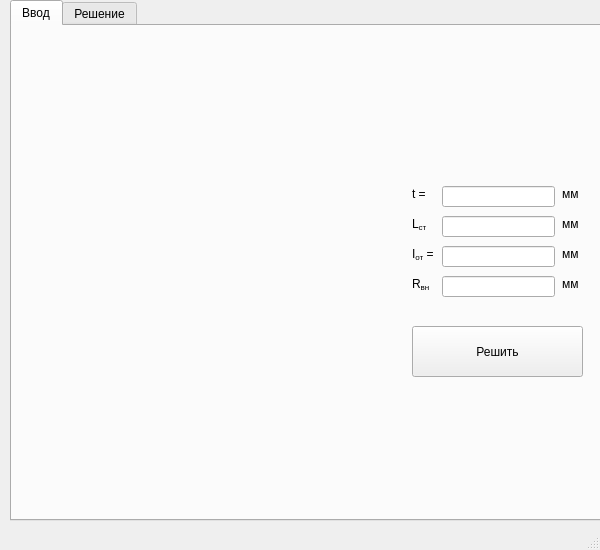
<?xml version="1.0" encoding="UTF-8"?>
<ui version="4.0">
 <class>MainWindow</class>
 <widget class="QMainWindow" name="MainWindow">
  <property name="geometry">
   <rect>
    <x>0</x>
    <y>0</y>
    <width>600</width>
    <height>550</height>
   </rect>
  </property>
  <property name="sizePolicy">
   <sizepolicy hsizetype="Preferred" vsizetype="Preferred">
    <horstretch>0</horstretch>
    <verstretch>0</verstretch>
   </sizepolicy>
  </property>
  <property name="windowTitle">
   <string>Вычислитель геометрических характеристик</string>
  </property>
  <widget class="QWidget" name="centralwidget">
   <widget class="QTabWidget" name="tabWidget">
    <property name="geometry">
     <rect>
      <x>10</x>
      <y>0</y>
      <width>591</width>
      <height>521</height>
     </rect>
    </property>
    <property name="sizePolicy">
     <sizepolicy hsizetype="Maximum" vsizetype="Maximum">
      <horstretch>0</horstretch>
      <verstretch>0</verstretch>
     </sizepolicy>
    </property>
    <property name="currentIndex">
     <number>0</number>
    </property>
    <widget class="QWidget" name="inputTab">
     <attribute name="title">
      <string>Ввод</string>
     </attribute>
     <widget class="QLabel" name="label_8">
      <property name="geometry">
       <rect>
        <x>400</x>
        <y>250</y>
        <width>21</width>
        <height>16</height>
       </rect>
      </property>
      <property name="sizePolicy">
       <sizepolicy hsizetype="Preferred" vsizetype="Preferred">
        <horstretch>0</horstretch>
        <verstretch>0</verstretch>
       </sizepolicy>
      </property>
      <property name="text">
       <string>R&lt;sub&gt;вн&lt;/sub&gt; =</string>
      </property>
     </widget>
     <widget class="QLabel" name="label_4">
      <property name="geometry">
       <rect>
        <x>400</x>
        <y>190</y>
        <width>21</width>
        <height>16</height>
       </rect>
      </property>
      <property name="sizePolicy">
       <sizepolicy hsizetype="Preferred" vsizetype="Preferred">
        <horstretch>0</horstretch>
        <verstretch>0</verstretch>
       </sizepolicy>
      </property>
      <property name="text">
       <string>L&lt;sub&gt;ст&lt;sub/&gt;</string>
      </property>
     </widget>
     <widget class="QLineEdit" name="tText">
      <property name="geometry">
       <rect>
        <x>430</x>
        <y>160</y>
        <width>113</width>
        <height>21</height>
       </rect>
      </property>
      <property name="sizePolicy">
       <sizepolicy hsizetype="Preferred" vsizetype="Fixed">
        <horstretch>0</horstretch>
        <verstretch>0</verstretch>
       </sizepolicy>
      </property>
     </widget>
     <widget class="QLineEdit" name="iOtText">
      <property name="geometry">
       <rect>
        <x>430</x>
        <y>220</y>
        <width>113</width>
        <height>21</height>
       </rect>
      </property>
      <property name="sizePolicy">
       <sizepolicy hsizetype="Preferred" vsizetype="Fixed">
        <horstretch>0</horstretch>
        <verstretch>0</verstretch>
       </sizepolicy>
      </property>
     </widget>
     <widget class="QLabel" name="label_5">
      <property name="geometry">
       <rect>
        <x>550</x>
        <y>220</y>
        <width>49</width>
        <height>16</height>
       </rect>
      </property>
      <property name="sizePolicy">
       <sizepolicy hsizetype="Preferred" vsizetype="Preferred">
        <horstretch>0</horstretch>
        <verstretch>0</verstretch>
       </sizepolicy>
      </property>
      <property name="text">
       <string>мм</string>
      </property>
     </widget>
     <widget class="QLabel" name="label_3">
      <property name="geometry">
       <rect>
        <x>550</x>
        <y>190</y>
        <width>49</width>
        <height>16</height>
       </rect>
      </property>
      <property name="sizePolicy">
       <sizepolicy hsizetype="Preferred" vsizetype="Preferred">
        <horstretch>0</horstretch>
        <verstretch>0</verstretch>
       </sizepolicy>
      </property>
      <property name="text">
       <string>мм</string>
      </property>
     </widget>
     <widget class="QLineEdit" name="rVnText">
      <property name="geometry">
       <rect>
        <x>430</x>
        <y>250</y>
        <width>113</width>
        <height>21</height>
       </rect>
      </property>
      <property name="sizePolicy">
       <sizepolicy hsizetype="Preferred" vsizetype="Fixed">
        <horstretch>0</horstretch>
        <verstretch>0</verstretch>
       </sizepolicy>
      </property>
     </widget>
     <widget class="QLineEdit" name="lStText">
      <property name="geometry">
       <rect>
        <x>430</x>
        <y>190</y>
        <width>113</width>
        <height>21</height>
       </rect>
      </property>
      <property name="sizePolicy">
       <sizepolicy hsizetype="Preferred" vsizetype="Fixed">
        <horstretch>0</horstretch>
        <verstretch>0</verstretch>
       </sizepolicy>
      </property>
     </widget>
     <widget class="QLabel" name="label_2">
      <property name="geometry">
       <rect>
        <x>550</x>
        <y>160</y>
        <width>49</width>
        <height>16</height>
       </rect>
      </property>
      <property name="sizePolicy">
       <sizepolicy hsizetype="Preferred" vsizetype="Preferred">
        <horstretch>0</horstretch>
        <verstretch>0</verstretch>
       </sizepolicy>
      </property>
      <property name="text">
       <string>мм</string>
      </property>
     </widget>
     <widget class="QLabel" name="label_7">
      <property name="geometry">
       <rect>
        <x>550</x>
        <y>250</y>
        <width>49</width>
        <height>16</height>
       </rect>
      </property>
      <property name="sizePolicy">
       <sizepolicy hsizetype="Preferred" vsizetype="Preferred">
        <horstretch>0</horstretch>
        <verstretch>0</verstretch>
       </sizepolicy>
      </property>
      <property name="text">
       <string>мм</string>
      </property>
     </widget>
     <widget class="QLabel" name="label_6">
      <property name="geometry">
       <rect>
        <x>400</x>
        <y>220</y>
        <width>21</width>
        <height>16</height>
       </rect>
      </property>
      <property name="sizePolicy">
       <sizepolicy hsizetype="Preferred" vsizetype="Preferred">
        <horstretch>0</horstretch>
        <verstretch>0</verstretch>
       </sizepolicy>
      </property>
      <property name="text">
       <string>I&lt;sub&gt;от&lt;/sub&gt; =</string>
      </property>
     </widget>
     <widget class="QLabel" name="label">
      <property name="geometry">
       <rect>
        <x>400</x>
        <y>160</y>
        <width>21</width>
        <height>16</height>
       </rect>
      </property>
      <property name="sizePolicy">
       <sizepolicy hsizetype="Preferred" vsizetype="Preferred">
        <horstretch>0</horstretch>
        <verstretch>0</verstretch>
       </sizepolicy>
      </property>
      <property name="text">
       <string>t =</string>
      </property>
     </widget>
     <widget class="QPushButton" name="solveBtn">
      <property name="geometry">
       <rect>
        <x>400</x>
        <y>300</y>
        <width>171</width>
        <height>51</height>
       </rect>
      </property>
      <property name="text">
       <string>Решить</string>
      </property>
     </widget>
    </widget>
    <widget class="QWidget" name="solution_tab">
     <attribute name="title">
      <string>Решение</string>
     </attribute>
     <widget class="QLabel" name="label_9">
      <property name="geometry">
       <rect>
        <x>540</x>
        <y>0</y>
        <width>49</width>
        <height>16</height>
       </rect>
      </property>
      <property name="sizePolicy">
       <sizepolicy hsizetype="Preferred" vsizetype="Preferred">
        <horstretch>0</horstretch>
        <verstretch>0</verstretch>
       </sizepolicy>
      </property>
      <property name="text">
       <string>мм</string>
      </property>
     </widget>
     <widget class="QLabel" name="label_10">
      <property name="geometry">
       <rect>
        <x>390</x>
        <y>0</y>
        <width>21</width>
        <height>16</height>
       </rect>
      </property>
      <property name="sizePolicy">
       <sizepolicy hsizetype="Preferred" vsizetype="Preferred">
        <horstretch>0</horstretch>
        <verstretch>0</verstretch>
       </sizepolicy>
      </property>
      <property name="text">
       <string>R&lt;sub&gt;ос =</string>
      </property>
     </widget>
     <widget class="QLineEdit" name="rOsText">
      <property name="geometry">
       <rect>
        <x>420</x>
        <y>0</y>
        <width>113</width>
        <height>21</height>
       </rect>
      </property>
      <property name="sizePolicy">
       <sizepolicy hsizetype="Preferred" vsizetype="Fixed">
        <horstretch>0</horstretch>
        <verstretch>0</verstretch>
       </sizepolicy>
      </property>
     </widget>
     <widget class="QLabel" name="label_11">
      <property name="geometry">
       <rect>
        <x>540</x>
        <y>20</y>
        <width>49</width>
        <height>16</height>
       </rect>
      </property>
      <property name="sizePolicy">
       <sizepolicy hsizetype="Preferred" vsizetype="Preferred">
        <horstretch>0</horstretch>
        <verstretch>0</verstretch>
       </sizepolicy>
      </property>
      <property name="text">
       <string>см&lt;sup&gt;2&lt;/sup&gt;</string>
      </property>
     </widget>
     <widget class="QLabel" name="label_12">
      <property name="geometry">
       <rect>
        <x>390</x>
        <y>20</y>
        <width>21</width>
        <height>16</height>
       </rect>
      </property>
      <property name="sizePolicy">
       <sizepolicy hsizetype="Preferred" vsizetype="Preferred">
        <horstretch>0</horstretch>
        <verstretch>0</verstretch>
       </sizepolicy>
      </property>
      <property name="text">
       <string>A =</string>
      </property>
     </widget>
     <widget class="QLineEdit" name="aText">
      <property name="geometry">
       <rect>
        <x>420</x>
        <y>20</y>
        <width>113</width>
        <height>21</height>
       </rect>
      </property>
      <property name="sizePolicy">
       <sizepolicy hsizetype="Preferred" vsizetype="Fixed">
        <horstretch>0</horstretch>
        <verstretch>0</verstretch>
       </sizepolicy>
      </property>
     </widget>
     <widget class="QLabel" name="label_13">
      <property name="geometry">
       <rect>
        <x>540</x>
        <y>40</y>
        <width>49</width>
        <height>16</height>
       </rect>
      </property>
      <property name="sizePolicy">
       <sizepolicy hsizetype="Preferred" vsizetype="Preferred">
        <horstretch>0</horstretch>
        <verstretch>0</verstretch>
       </sizepolicy>
      </property>
      <property name="text">
       <string>см&lt;sup&gt;3&lt;/sup&gt;</string>
      </property>
     </widget>
     <widget class="QLabel" name="label_14">
      <property name="geometry">
       <rect>
        <x>390</x>
        <y>40</y>
        <width>21</width>
        <height>16</height>
       </rect>
      </property>
      <property name="sizePolicy">
       <sizepolicy hsizetype="Preferred" vsizetype="Preferred">
        <horstretch>0</horstretch>
        <verstretch>0</verstretch>
       </sizepolicy>
      </property>
      <property name="text">
       <string>S&lt;sub&gt;x&lt;/sub&gt; =</string>
      </property>
     </widget>
     <widget class="QLineEdit" name="sXText">
      <property name="geometry">
       <rect>
        <x>420</x>
        <y>40</y>
        <width>113</width>
        <height>21</height>
       </rect>
      </property>
      <property name="sizePolicy">
       <sizepolicy hsizetype="Preferred" vsizetype="Fixed">
        <horstretch>0</horstretch>
        <verstretch>0</verstretch>
       </sizepolicy>
      </property>
     </widget>
     <widget class="QLabel" name="label_15">
      <property name="geometry">
       <rect>
        <x>540</x>
        <y>60</y>
        <width>49</width>
        <height>16</height>
       </rect>
      </property>
      <property name="sizePolicy">
       <sizepolicy hsizetype="Preferred" vsizetype="Preferred">
        <horstretch>0</horstretch>
        <verstretch>0</verstretch>
       </sizepolicy>
      </property>
      <property name="text">
       <string>см&lt;sup&gt;3&lt;/sup&gt;</string>
      </property>
     </widget>
     <widget class="QLabel" name="label_16">
      <property name="geometry">
       <rect>
        <x>390</x>
        <y>60</y>
        <width>21</width>
        <height>16</height>
       </rect>
      </property>
      <property name="sizePolicy">
       <sizepolicy hsizetype="Preferred" vsizetype="Preferred">
        <horstretch>0</horstretch>
        <verstretch>0</verstretch>
       </sizepolicy>
      </property>
      <property name="text">
       <string>S&lt;sub&gt;y&lt;/sub&gt; =</string>
      </property>
     </widget>
     <widget class="QLineEdit" name="sYText">
      <property name="geometry">
       <rect>
        <x>420</x>
        <y>60</y>
        <width>113</width>
        <height>21</height>
       </rect>
      </property>
      <property name="sizePolicy">
       <sizepolicy hsizetype="Preferred" vsizetype="Fixed">
        <horstretch>0</horstretch>
        <verstretch>0</verstretch>
       </sizepolicy>
      </property>
     </widget>
     <widget class="QLabel" name="label_17">
      <property name="geometry">
       <rect>
        <x>540</x>
        <y>80</y>
        <width>49</width>
        <height>16</height>
       </rect>
      </property>
      <property name="sizePolicy">
       <sizepolicy hsizetype="Preferred" vsizetype="Preferred">
        <horstretch>0</horstretch>
        <verstretch>0</verstretch>
       </sizepolicy>
      </property>
      <property name="text">
       <string>см</string>
      </property>
     </widget>
     <widget class="QLabel" name="label_18">
      <property name="geometry">
       <rect>
        <x>390</x>
        <y>80</y>
        <width>21</width>
        <height>16</height>
       </rect>
      </property>
      <property name="sizePolicy">
       <sizepolicy hsizetype="Preferred" vsizetype="Preferred">
        <horstretch>0</horstretch>
        <verstretch>0</verstretch>
       </sizepolicy>
      </property>
      <property name="text">
       <string>x&lt;sub&gt;c&lt;/sub&gt; =</string>
      </property>
     </widget>
     <widget class="QLineEdit" name="xCText">
      <property name="geometry">
       <rect>
        <x>420</x>
        <y>80</y>
        <width>113</width>
        <height>21</height>
       </rect>
      </property>
      <property name="sizePolicy">
       <sizepolicy hsizetype="Preferred" vsizetype="Fixed">
        <horstretch>0</horstretch>
        <verstretch>0</verstretch>
       </sizepolicy>
      </property>
     </widget>
     <widget class="QLabel" name="label_19">
      <property name="geometry">
       <rect>
        <x>540</x>
        <y>100</y>
        <width>49</width>
        <height>16</height>
       </rect>
      </property>
      <property name="sizePolicy">
       <sizepolicy hsizetype="Preferred" vsizetype="Preferred">
        <horstretch>0</horstretch>
        <verstretch>0</verstretch>
       </sizepolicy>
      </property>
      <property name="text">
       <string>см</string>
      </property>
     </widget>
     <widget class="QLabel" name="label_20">
      <property name="geometry">
       <rect>
        <x>390</x>
        <y>100</y>
        <width>21</width>
        <height>16</height>
       </rect>
      </property>
      <property name="sizePolicy">
       <sizepolicy hsizetype="Preferred" vsizetype="Preferred">
        <horstretch>0</horstretch>
        <verstretch>0</verstretch>
       </sizepolicy>
      </property>
      <property name="text">
       <string>y&lt;sub&gt;c&lt;/sub&gt; =</string>
      </property>
     </widget>
     <widget class="QLineEdit" name="yCText">
      <property name="geometry">
       <rect>
        <x>420</x>
        <y>100</y>
        <width>113</width>
        <height>21</height>
       </rect>
      </property>
      <property name="sizePolicy">
       <sizepolicy hsizetype="Preferred" vsizetype="Fixed">
        <horstretch>0</horstretch>
        <verstretch>0</verstretch>
       </sizepolicy>
      </property>
     </widget>
     <widget class="QLabel" name="label_21">
      <property name="geometry">
       <rect>
        <x>540</x>
        <y>120</y>
        <width>49</width>
        <height>16</height>
       </rect>
      </property>
      <property name="sizePolicy">
       <sizepolicy hsizetype="Preferred" vsizetype="Preferred">
        <horstretch>0</horstretch>
        <verstretch>0</verstretch>
       </sizepolicy>
      </property>
      <property name="text">
       <string>см&lt;sup&gt;4&lt;/sup&gt;</string>
      </property>
     </widget>
     <widget class="QLabel" name="label_22">
      <property name="geometry">
       <rect>
        <x>390</x>
        <y>120</y>
        <width>21</width>
        <height>16</height>
       </rect>
      </property>
      <property name="sizePolicy">
       <sizepolicy hsizetype="Preferred" vsizetype="Preferred">
        <horstretch>0</horstretch>
        <verstretch>0</verstretch>
       </sizepolicy>
      </property>
      <property name="text">
       <string>J&lt;sub&gt;x&lt;/sub&gt; =</string>
      </property>
     </widget>
     <widget class="QLineEdit" name="jXText">
      <property name="geometry">
       <rect>
        <x>420</x>
        <y>120</y>
        <width>113</width>
        <height>21</height>
       </rect>
      </property>
      <property name="sizePolicy">
       <sizepolicy hsizetype="Preferred" vsizetype="Fixed">
        <horstretch>0</horstretch>
        <verstretch>0</verstretch>
       </sizepolicy>
      </property>
     </widget>
     <widget class="QLineEdit" name="hText">
      <property name="geometry">
       <rect>
        <x>420</x>
        <y>260</y>
        <width>113</width>
        <height>21</height>
       </rect>
      </property>
      <property name="sizePolicy">
       <sizepolicy hsizetype="Preferred" vsizetype="Fixed">
        <horstretch>0</horstretch>
        <verstretch>0</verstretch>
       </sizepolicy>
      </property>
     </widget>
     <widget class="QLabel" name="label_23">
      <property name="geometry">
       <rect>
        <x>540</x>
        <y>180</y>
        <width>49</width>
        <height>16</height>
       </rect>
      </property>
      <property name="sizePolicy">
       <sizepolicy hsizetype="Preferred" vsizetype="Preferred">
        <horstretch>0</horstretch>
        <verstretch>0</verstretch>
       </sizepolicy>
      </property>
      <property name="text">
       <string>см&lt;sup&gt;3&lt;/sup&gt;</string>
      </property>
     </widget>
     <widget class="QLineEdit" name="jYText">
      <property name="geometry">
       <rect>
        <x>420</x>
        <y>140</y>
        <width>113</width>
        <height>21</height>
       </rect>
      </property>
      <property name="sizePolicy">
       <sizepolicy hsizetype="Preferred" vsizetype="Fixed">
        <horstretch>0</horstretch>
        <verstretch>0</verstretch>
       </sizepolicy>
      </property>
     </widget>
     <widget class="QLabel" name="label_24">
      <property name="geometry">
       <rect>
        <x>390</x>
        <y>200</y>
        <width>21</width>
        <height>16</height>
       </rect>
      </property>
      <property name="sizePolicy">
       <sizepolicy hsizetype="Preferred" vsizetype="Preferred">
        <horstretch>0</horstretch>
        <verstretch>0</verstretch>
       </sizepolicy>
      </property>
      <property name="text">
       <string>W&lt;sub&gt;x&lt;/sub&gt; =</string>
      </property>
     </widget>
     <widget class="QLineEdit" name="iXText">
      <property name="geometry">
       <rect>
        <x>420</x>
        <y>220</y>
        <width>113</width>
        <height>21</height>
       </rect>
      </property>
      <property name="sizePolicy">
       <sizepolicy hsizetype="Preferred" vsizetype="Fixed">
        <horstretch>0</horstretch>
        <verstretch>0</verstretch>
       </sizepolicy>
      </property>
     </widget>
     <widget class="QLabel" name="label_25">
      <property name="geometry">
       <rect>
        <x>390</x>
        <y>260</y>
        <width>21</width>
        <height>16</height>
       </rect>
      </property>
      <property name="sizePolicy">
       <sizepolicy hsizetype="Preferred" vsizetype="Preferred">
        <horstretch>0</horstretch>
        <verstretch>0</verstretch>
       </sizepolicy>
      </property>
      <property name="text">
       <string>H =</string>
      </property>
     </widget>
     <widget class="QLabel" name="label_26">
      <property name="geometry">
       <rect>
        <x>390</x>
        <y>140</y>
        <width>21</width>
        <height>16</height>
       </rect>
      </property>
      <property name="sizePolicy">
       <sizepolicy hsizetype="Preferred" vsizetype="Preferred">
        <horstretch>0</horstretch>
        <verstretch>0</verstretch>
       </sizepolicy>
      </property>
      <property name="text">
       <string>J&lt;sub&gt;y&lt;/sub&gt; =</string>
      </property>
     </widget>
     <widget class="QLineEdit" name="jPText">
      <property name="geometry">
       <rect>
        <x>420</x>
        <y>160</y>
        <width>113</width>
        <height>21</height>
       </rect>
      </property>
      <property name="sizePolicy">
       <sizepolicy hsizetype="Preferred" vsizetype="Fixed">
        <horstretch>0</horstretch>
        <verstretch>0</verstretch>
       </sizepolicy>
      </property>
     </widget>
     <widget class="QLabel" name="label_27">
      <property name="geometry">
       <rect>
        <x>540</x>
        <y>200</y>
        <width>49</width>
        <height>16</height>
       </rect>
      </property>
      <property name="sizePolicy">
       <sizepolicy hsizetype="Preferred" vsizetype="Preferred">
        <horstretch>0</horstretch>
        <verstretch>0</verstretch>
       </sizepolicy>
      </property>
      <property name="text">
       <string>см&lt;sup&gt;3&lt;/sup&gt;</string>
      </property>
     </widget>
     <widget class="QLabel" name="label_28">
      <property name="geometry">
       <rect>
        <x>390</x>
        <y>240</y>
        <width>21</width>
        <height>16</height>
       </rect>
      </property>
      <property name="sizePolicy">
       <sizepolicy hsizetype="Preferred" vsizetype="Preferred">
        <horstretch>0</horstretch>
        <verstretch>0</verstretch>
       </sizepolicy>
      </property>
      <property name="text">
       <string>i&lt;sub&gt;y&lt;/sub&gt; =</string>
      </property>
     </widget>
     <widget class="QLabel" name="label_29">
      <property name="geometry">
       <rect>
        <x>390</x>
        <y>220</y>
        <width>21</width>
        <height>16</height>
       </rect>
      </property>
      <property name="sizePolicy">
       <sizepolicy hsizetype="Preferred" vsizetype="Preferred">
        <horstretch>0</horstretch>
        <verstretch>0</verstretch>
       </sizepolicy>
      </property>
      <property name="text">
       <string>i&lt;sub&gt;x&lt;/sub&gt; =</string>
      </property>
     </widget>
     <widget class="QLabel" name="label_30">
      <property name="geometry">
       <rect>
        <x>540</x>
        <y>220</y>
        <width>49</width>
        <height>16</height>
       </rect>
      </property>
      <property name="sizePolicy">
       <sizepolicy hsizetype="Preferred" vsizetype="Preferred">
        <horstretch>0</horstretch>
        <verstretch>0</verstretch>
       </sizepolicy>
      </property>
      <property name="text">
       <string>см</string>
      </property>
     </widget>
     <widget class="QLabel" name="label_31">
      <property name="geometry">
       <rect>
        <x>540</x>
        <y>260</y>
        <width>49</width>
        <height>16</height>
       </rect>
      </property>
      <property name="sizePolicy">
       <sizepolicy hsizetype="Preferred" vsizetype="Preferred">
        <horstretch>0</horstretch>
        <verstretch>0</verstretch>
       </sizepolicy>
      </property>
      <property name="text">
       <string>мм</string>
      </property>
     </widget>
     <widget class="QLineEdit" name="wXText">
      <property name="geometry">
       <rect>
        <x>420</x>
        <y>180</y>
        <width>113</width>
        <height>21</height>
       </rect>
      </property>
      <property name="sizePolicy">
       <sizepolicy hsizetype="Preferred" vsizetype="Fixed">
        <horstretch>0</horstretch>
        <verstretch>0</verstretch>
       </sizepolicy>
      </property>
     </widget>
     <widget class="QLabel" name="label_32">
      <property name="geometry">
       <rect>
        <x>540</x>
        <y>240</y>
        <width>49</width>
        <height>16</height>
       </rect>
      </property>
      <property name="sizePolicy">
       <sizepolicy hsizetype="Preferred" vsizetype="Preferred">
        <horstretch>0</horstretch>
        <verstretch>0</verstretch>
       </sizepolicy>
      </property>
      <property name="text">
       <string>см</string>
      </property>
     </widget>
     <widget class="QLabel" name="label_33">
      <property name="geometry">
       <rect>
        <x>540</x>
        <y>140</y>
        <width>49</width>
        <height>16</height>
       </rect>
      </property>
      <property name="sizePolicy">
       <sizepolicy hsizetype="Preferred" vsizetype="Preferred">
        <horstretch>0</horstretch>
        <verstretch>0</verstretch>
       </sizepolicy>
      </property>
      <property name="text">
       <string>см&lt;sup&gt;4&lt;/sup&gt;</string>
      </property>
     </widget>
     <widget class="QLineEdit" name="iYText">
      <property name="geometry">
       <rect>
        <x>420</x>
        <y>240</y>
        <width>113</width>
        <height>21</height>
       </rect>
      </property>
      <property name="sizePolicy">
       <sizepolicy hsizetype="Preferred" vsizetype="Fixed">
        <horstretch>0</horstretch>
        <verstretch>0</verstretch>
       </sizepolicy>
      </property>
     </widget>
     <widget class="QLabel" name="label_34">
      <property name="geometry">
       <rect>
        <x>390</x>
        <y>180</y>
        <width>21</width>
        <height>16</height>
       </rect>
      </property>
      <property name="sizePolicy">
       <sizepolicy hsizetype="Preferred" vsizetype="Preferred">
        <horstretch>0</horstretch>
        <verstretch>0</verstretch>
       </sizepolicy>
      </property>
      <property name="text">
       <string>W&lt;sub&gt;x&lt;/sub&gt; =</string>
      </property>
     </widget>
     <widget class="QLabel" name="label_35">
      <property name="geometry">
       <rect>
        <x>390</x>
        <y>160</y>
        <width>21</width>
        <height>16</height>
       </rect>
      </property>
      <property name="sizePolicy">
       <sizepolicy hsizetype="Preferred" vsizetype="Preferred">
        <horstretch>0</horstretch>
        <verstretch>0</verstretch>
       </sizepolicy>
      </property>
      <property name="text">
       <string>J&lt;sub&gt;p&lt;/sub&gt; =</string>
      </property>
     </widget>
     <widget class="QLineEdit" name="wYText">
      <property name="geometry">
       <rect>
        <x>420</x>
        <y>200</y>
        <width>113</width>
        <height>21</height>
       </rect>
      </property>
      <property name="sizePolicy">
       <sizepolicy hsizetype="Preferred" vsizetype="Fixed">
        <horstretch>0</horstretch>
        <verstretch>0</verstretch>
       </sizepolicy>
      </property>
     </widget>
     <widget class="QLabel" name="label_36">
      <property name="geometry">
       <rect>
        <x>540</x>
        <y>160</y>
        <width>49</width>
        <height>16</height>
       </rect>
      </property>
      <property name="sizePolicy">
       <sizepolicy hsizetype="Preferred" vsizetype="Preferred">
        <horstretch>0</horstretch>
        <verstretch>0</verstretch>
       </sizepolicy>
      </property>
      <property name="text">
       <string>см&lt;sup&gt;4&lt;/sup&gt;</string>
      </property>
     </widget>
     <widget class="QLabel" name="label_37">
      <property name="geometry">
       <rect>
        <x>390</x>
        <y>280</y>
        <width>21</width>
        <height>16</height>
       </rect>
      </property>
      <property name="sizePolicy">
       <sizepolicy hsizetype="Preferred" vsizetype="Preferred">
        <horstretch>0</horstretch>
        <verstretch>0</verstretch>
       </sizepolicy>
      </property>
      <property name="text">
       <string>B =</string>
      </property>
     </widget>
     <widget class="QLabel" name="label_38">
      <property name="geometry">
       <rect>
        <x>540</x>
        <y>280</y>
        <width>49</width>
        <height>16</height>
       </rect>
      </property>
      <property name="sizePolicy">
       <sizepolicy hsizetype="Preferred" vsizetype="Preferred">
        <horstretch>0</horstretch>
        <verstretch>0</verstretch>
       </sizepolicy>
      </property>
      <property name="text">
       <string>мм</string>
      </property>
     </widget>
     <widget class="QLineEdit" name="bText">
      <property name="geometry">
       <rect>
        <x>420</x>
        <y>280</y>
        <width>113</width>
        <height>21</height>
       </rect>
      </property>
      <property name="sizePolicy">
       <sizepolicy hsizetype="Preferred" vsizetype="Fixed">
        <horstretch>0</horstretch>
        <verstretch>0</verstretch>
       </sizepolicy>
      </property>
     </widget>
    </widget>
   </widget>
  </widget>
  <widget class="QStatusBar" name="statusbar"/>
 </widget>
 <resources/>
 <connections/>
</ui>
